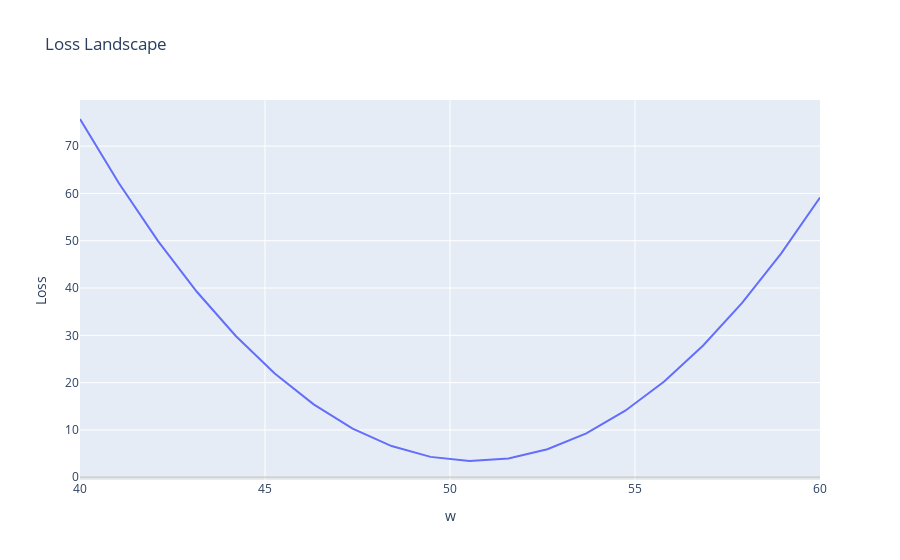

The notebook cell this image was saved under:
### Code cell
first_set.landscape(cost_fn=nn.MSELoss(),coef_1=coef_tensor)

### Figure 1 — Plotly figure (JSON) as saved in the notebook; plotly's stock layout.template omitted (floating-point values rounded to 4 significant figures)
{"data": [{"mode": "lines", "type": "scatter", "x": [40, 41.05, 42.11, 43.16, 44.21, 45.26, 46.32, 47.37, 48.42, 49.47, 50.53, 51.58, 52.63, 53.68, 54.74, 55.79, 56.84, 57.89, 58.95, 60], "y": [75.74, 62.15, 49.98, 39.21, 29.86, 21.93, 15.4, 10.29, 6.594, 4.308, 3.434, 3.972, 5.923, 9.287, 14.06, 20.25, 27.85, 36.87, 47.29, 59.13]}], "layout": {"hovermode": "closest", "title": {"text": "Loss Landscape"}, "xaxis": {"title": {"text": "w"}, "zeroline": true, "zerolinecolor": "rgba(205, 200, 193, 0.7)", "zerolinewidth": 2}, "yaxis": {"title": {"text": "Loss"}, "zeroline": true, "zerolinecolor": "rgba(205, 200, 193, 0.7)", "zerolinewidth": 2}}}
